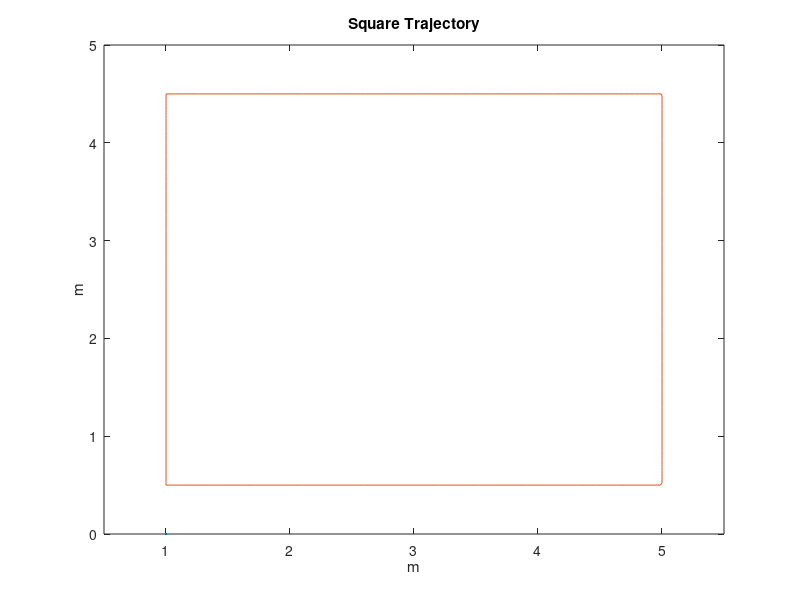
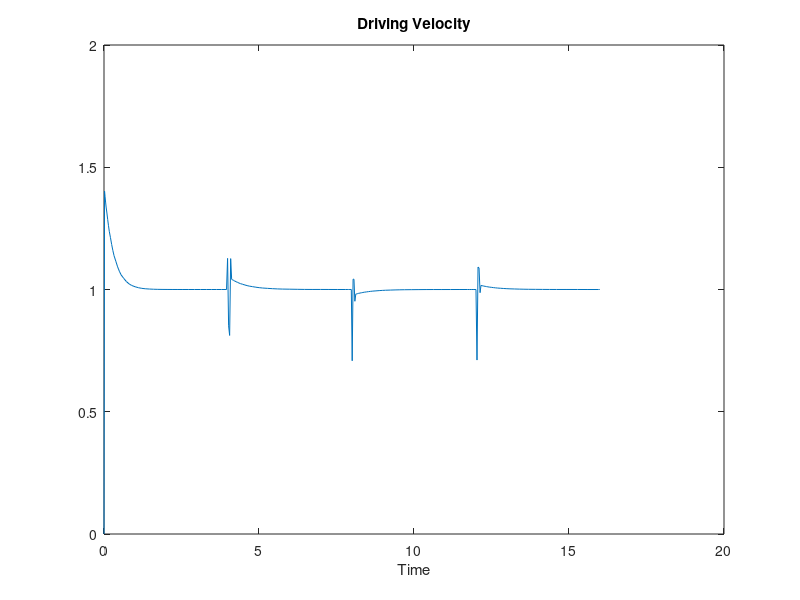
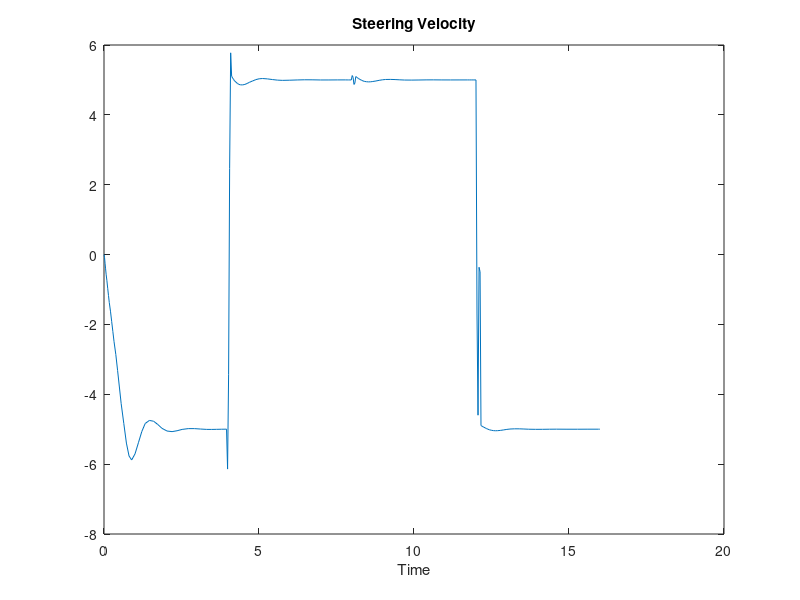

The MATLAB script that drew these images, in order:
%% Subacz, RBE502, Homework 6, Problem 1D

function []=Figure_11_17()
    clc, clear all, close all
    %Parameters - Pages found on page 509 in Siciliano, Book of Robotics
    Tf=16; %Run time
    k_1=2; % controller gain
    k_2=2; % controller gain
    b = 0.2;
    
    Start_Pos=[1, 0, 0]; % Initial starting position - format [x, y, theta]
    End_Pos=[1, 0.5, 0];  % Initial ending position
    Error = Start_Pos; % Initial error position

    x0=Error; % Initial ode45  input

    [T,X] = ode45(@(t,x)ODE45Controller(t,x),[0 Tf],x0);

        function [dx] = ODE45Controller(t,x)
            %Calculate the trajectory to follow
            [x_1,y_2,dx_1,dy_2] = SquareTrajectory(t);

            %Calculate the closed loop linearized dynamics - page 505
            dx = [ dx_1 + k_1*(x_1 - x(1));
                   dy_2 + k_2*(y_2 - x(2));
                   (dy_2 + k_2*(y_2 - x(2))*cos(x(3)) - dx_1 + k_1*(x_1 - x(1))*sin(x(3)))/b];
        end
    
        for i=1:size(T)
            %Calculating the desired trajectory
            [x_1,y_2,~,~] = SquareTrajectory(T(i));
            End_Pos(i,:)=[x_1, y_2, 0]; % desired trajectory
        end

        figure
        plot(Error(:,1), Error(:,2));
        hold on
        plot(End_Pos(:,1), End_Pos(:,2));
        hold off
        axis([0.5,5.5,0,5])
        title('Square Trajectory')
        xlabel('m')
        ylabel('m')

        %Calculate the positions/velocity of the model
        x_Pos=X(:,1); 
        y_Pos=X(:,2);
        th=X(:,3); 
        d_x = x_Pos(2:end) - x_Pos(1:end-1);
        d_y = y_Pos(2:end) - y_Pos(1:end-1);
        d_th = th(2:end) - th(1:end-1);
        d_t = T(2:end) - T(1:end-1);

        %Calculate driving velocity
        vd_x = d_x./d_t;
        vd_y = d_y./d_t;
        v_s = sqrt(vd_x.^2 + vd_y.^2);
        
        %calcalate steering velocity
        v_th = d_th./d_t;

        figure
        plot(T,[0; v_s])
        xlabel('Time')
        title('Driving Velocity')

        figure
        plot(T,[0; v_th])
        xlabel('Time')
        title('Steering Velocity')
        hold off
        
    function [x_1,y_1,dx_1,dy_2]  = SquareTrajectory(t)
        if t<=4
            %first turn
            x_1 = 1 + t;
            y_1 = 0.5;
            dx_1 = 1;
            dy_2 = 0;
        elseif t>4 && t<=8
            %Second turn
            x_1 = 5;
            y_1 = 0.5 + (t-4);
            dx_1 = 0;
            dy_2 = 1;
        elseif t>8 && t<=12
            %thrid turn
            x_1 = 5 - (t-8);
            y_1 = 4.5;
            dx_1 = -1;
            dy_2 = 0;
        elseif t>12 && t<=16
            %fouth turn
            x_1=1;
            y_1 = 4.5 - (t-12);
            dx_1 = 0;
            dy_2 = -1;
        else
            x_1 = 1;
            y_1 = 0.5;
            dx_1 = 0;
            dy_2 = 0;
        end
    end
end